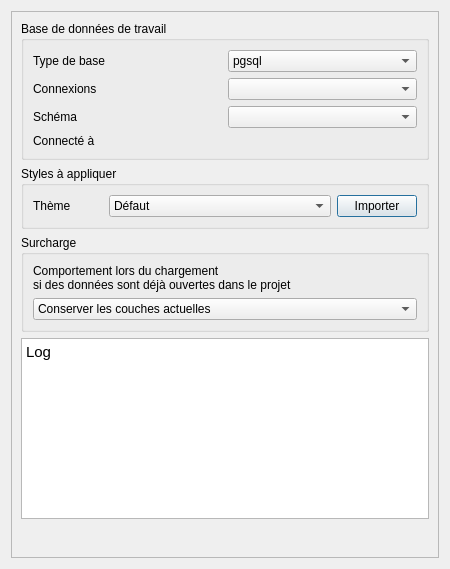
<?xml version="1.0" encoding="UTF-8"?>
<ui version="4.0">
 <class>qadastre_load_form</class>
 <widget class="QDialog" name="qadastre_load_form">
  <property name="geometry">
   <rect>
    <x>0</x>
    <y>0</y>
    <width>450</width>
    <height>569</height>
   </rect>
  </property>
  <property name="windowTitle">
   <string>Qadastre</string>
  </property>
  <layout class="QVBoxLayout" name="verticalLayout">
   <item>
    <widget class="QScrollArea" name="scrollArea_3">
     <property name="widgetResizable">
      <bool>true</bool>
     </property>
     <widget class="QWidget" name="scrollAreaWidgetContents_3">
      <property name="geometry">
       <rect>
        <x>0</x>
        <y>0</y>
        <width>430</width>
        <height>549</height>
       </rect>
      </property>
      <layout class="QVBoxLayout" name="verticalLayout_13">
       <item>
        <widget class="QGroupBox" name="groupBox">
         <property name="title">
          <string>Base de données de travail</string>
         </property>
         <layout class="QVBoxLayout" name="verticalLayout_6">
          <item>
           <layout class="QGridLayout" name="gridLayout">
            <item row="0" column="0">
             <widget class="QLabel" name="label">
              <property name="text">
               <string>Type de base</string>
              </property>
             </widget>
            </item>
            <item row="0" column="1">
             <widget class="QComboBox" name="comboBox">
              <item>
               <property name="text">
                <string>pgsql</string>
               </property>
              </item>
              <item>
               <property name="text">
                <string>sqlite</string>
               </property>
              </item>
             </widget>
            </item>
            <item row="1" column="0">
             <widget class="QLabel" name="label_2">
              <property name="text">
               <string>Connexions</string>
              </property>
             </widget>
            </item>
            <item row="1" column="1">
             <widget class="QComboBox" name="comboBox_2"/>
            </item>
            <item row="2" column="0">
             <widget class="QLabel" name="label_3">
              <property name="text">
               <string>Schéma</string>
              </property>
             </widget>
            </item>
            <item row="2" column="1">
             <widget class="QComboBox" name="comboBox_3"/>
            </item>
           </layout>
          </item>
          <item>
           <widget class="QLabel" name="label_10">
            <property name="text">
             <string>Connecté à</string>
            </property>
           </widget>
          </item>
         </layout>
        </widget>
       </item>
       <item>
        <widget class="QGroupBox" name="groupBox_5">
         <property name="title">
          <string>Styles à appliquer</string>
         </property>
         <layout class="QVBoxLayout" name="verticalLayout_14">
          <item>
           <layout class="QHBoxLayout" name="horizontalLayout_8">
            <item>
             <widget class="QLabel" name="label_12">
              <property name="maximumSize">
               <size>
                <width>70</width>
                <height>16777215</height>
               </size>
              </property>
              <property name="text">
               <string>Thème</string>
              </property>
             </widget>
            </item>
            <item>
             <widget class="QComboBox" name="comboBox_5">
              <item>
               <property name="text">
                <string>Défaut</string>
               </property>
              </item>
             </widget>
            </item>
            <item>
             <widget class="QPushButton" name="pushButton">
              <property name="maximumSize">
               <size>
                <width>80</width>
                <height>16777215</height>
               </size>
              </property>
              <property name="text">
               <string>Importer</string>
              </property>
             </widget>
            </item>
           </layout>
          </item>
         </layout>
        </widget>
       </item>
       <item>
        <widget class="QGroupBox" name="groupBox_6">
         <property name="title">
          <string>Surcharge</string>
         </property>
         <layout class="QVBoxLayout" name="verticalLayout_15">
          <item>
           <widget class="QLabel" name="label_11">
            <property name="text">
             <string>Comportement lors du chargement
si des données sont déjà ouvertes dans le projet</string>
            </property>
           </widget>
          </item>
          <item>
           <widget class="QComboBox" name="comboBox_6">
            <item>
             <property name="text">
              <string>Conserver les couches actuelles</string>
             </property>
            </item>
            <item>
             <property name="text">
              <string>Remplacer par les données de la table</string>
             </property>
            </item>
            <item>
             <property name="text">
              <string>Annuler tout le chargement</string>
             </property>
            </item>
           </widget>
          </item>
         </layout>
        </widget>
       </item>
       <item>
        <widget class="QTextEdit" name="txtLoadingDataLog">
         <property name="html">
          <string>&lt;!DOCTYPE HTML PUBLIC &quot;-//W3C//DTD HTML 4.0//EN&quot; &quot;http://www.w3.org/TR/REC-html40/strict.dtd&quot;&gt;
&lt;html&gt;&lt;head&gt;&lt;meta name=&quot;qrichtext&quot; content=&quot;1&quot; /&gt;&lt;style type=&quot;text/css&quot;&gt;
p, li { white-space: pre-wrap; }
&lt;/style&gt;&lt;/head&gt;&lt;body style=&quot; font-family:'Ubuntu'; font-size:11pt; font-weight:400; font-style:normal;&quot;&gt;
&lt;p style=&quot; margin-top:0px; margin-bottom:0px; margin-left:0px; margin-right:0px; -qt-block-indent:0; text-indent:0px;&quot;&gt;Log&lt;/p&gt;&lt;/body&gt;&lt;/html&gt;</string>
         </property>
        </widget>
       </item>
       <item>
        <spacer name="verticalSpacer_2">
         <property name="orientation">
          <enum>Qt::Vertical</enum>
         </property>
         <property name="sizeHint" stdset="0">
          <size>
           <width>20</width>
           <height>40</height>
          </size>
         </property>
        </spacer>
       </item>
      </layout>
     </widget>
    </widget>
   </item>
  </layout>
 </widget>
 <resources/>
 <connections/>
</ui>
